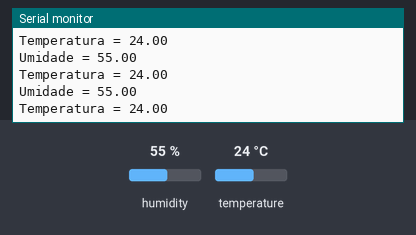
Bench run of a sketch on a simulated ESP32. Parts: the last lines printed to the serial monitor. The test bench sets the inputs (shaded band); at power-on: humidity 55 %, temperature 24 °C. WiFi joins after 1.5 s; servers stay silent unless stated.

Above: at 2.7 s.
2.8 s: humidity set to 22 %
At 3.8 s:
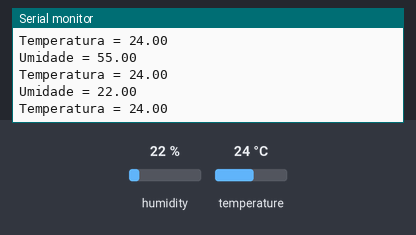
5.5 s: temperature set to 12 °C
At 5.82 s:
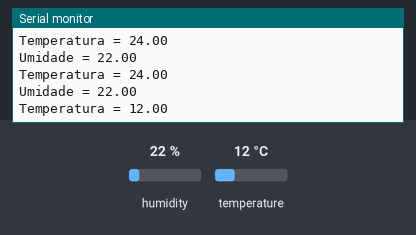
8.2 s: humidity set to 40 %
At 8.35 s:
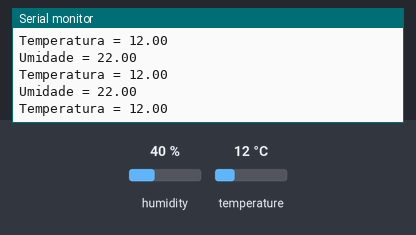
Timing chart, 0 to 11.2 s (numbered marks = the images above; inputs shaded):
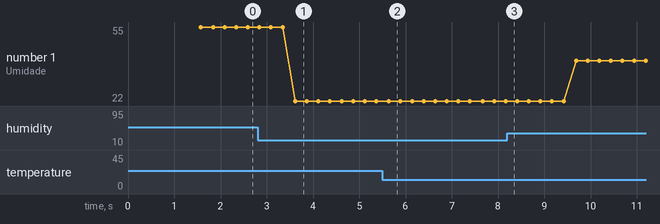

The sketch:

WIFI.ino
```cpp
#include <DHT.h>
#include <DHT_U.h>
#include <WiFi.h>
#include <FirebaseESP32.h>

#define FIREBASE_HOST "https://treinamento-ets-default-rtdb.firebaseio.com/"
#define FIREBASE_AUTH "CY6cvWUQPO0Dnw2jX6RZ79906ZSdBZVuBNwB1eIw"
#define WIFI_SSID "Vivo-Internet-BF17"
#define WIFI_PASSWORD "78814222"
#define DHTPIN 4
#define DHTTYPE DHT11

DHT dht(DHTPIN, DHTTYPE);

FirebaseData firebaseData;
FirebaseJson json;
int Vresistor = A0;
int Vrdata = 0;

void setup() {
Serial.begin (9600);
WiFi.begin(WIFI_SSID, WIFI_PASSWORD);
Serial.print("Connecting to Wi-Fi");

while (WiFi.status() !=  WL_CONNECTED){
Serial.print(".");
delay(300);
dht.begin();
}

Serial.println();
Serial.print("Connected with IP: ");
Serial.println(WiFi.localIP());
Serial.println();

Firebase.begin(FIREBASE_HOST, FIREBASE_AUTH);
Firebase.reconnectWiFi(true);

Firebase.setReadTimeout(firebaseData, 1000*60);
Firebase.setwriteSizeLimit(firebaseData, "tiny");

Serial.println("=========================================================");
Serial.println("Connected...");

dht.begin();
}

void loop() {
float h = dht.readHumidity();
float t = dht.readTemperature();

if (isnan(h) || isnan(t)){

  Serial.println("Failed to read from DHT sensor!");
  return;
}
else {
  Serial.print("Umidade = ");
  Serial.println(h);
  Serial.print("Temperatura = ");
  Serial.println(t);
  json.set("/temperatura",t);
  json.set("/umidade",h);
  Firebase.updateNode(firebaseData, "/Gabriel",json);
  }
  delay(100);
}
```

Measured:
- after the input at 2.8 s, the serial monitor: prints a new line after 0.82 s (image 1)
- after the input at 5.5 s, the serial monitor: prints a new line after 0.14 s (image 2)
- plotted number 1: 55 → 22 after the input at 2.8 s, 22 → 40 after the input at 8.2 s
